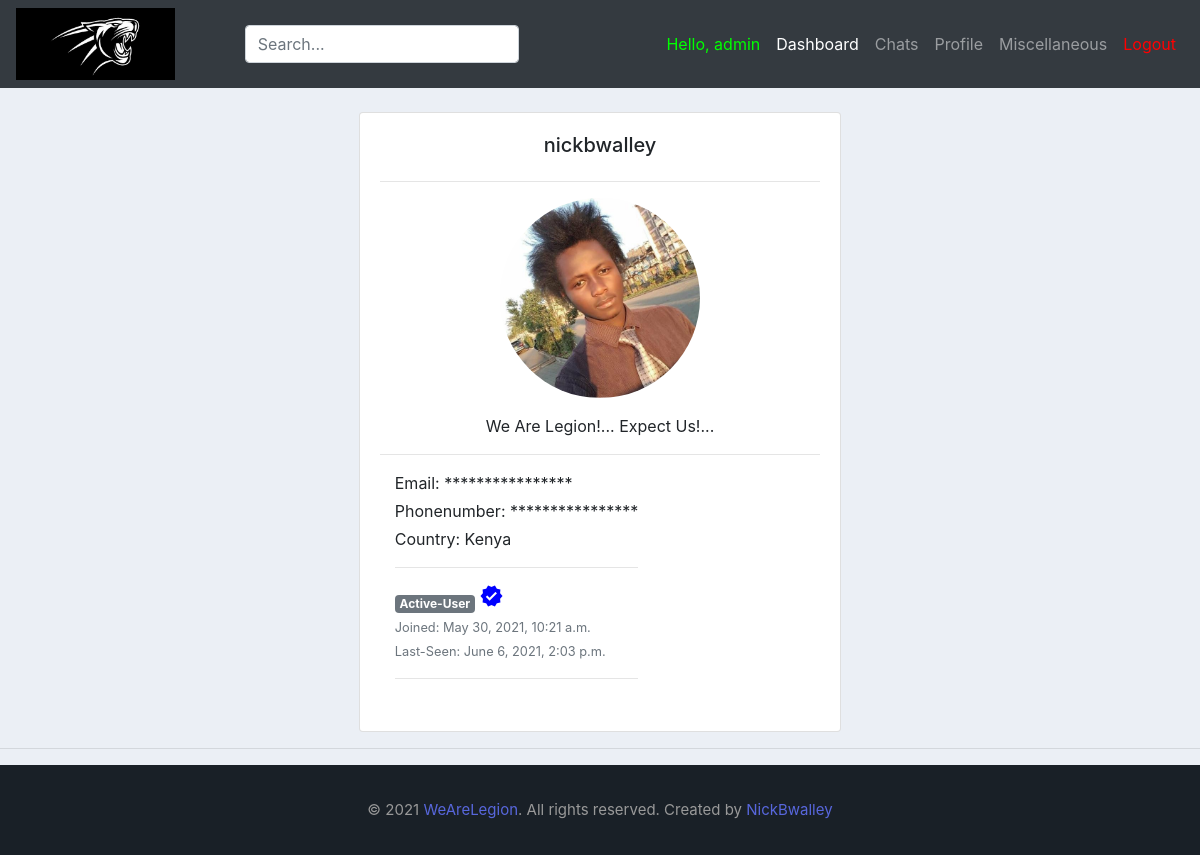
/account/2/ (signed in), run on the app's committed database.
### App1/models.py (models this page shows, shortened)
class user(AbstractBaseUser):
	alphanumeric = RegexValidator(r'^[A-Za-z0-9_.]*$', 'Only Letters, Numbers, Underscores and Periods are allowed!')
	phonenumber = RegexValidator(r'^[0-9]{10,12}$', 'Only Numerical characters are allowed! (Must be 10-12Digits)')
	username		= models.CharField(max_length=30, unique=True, validators=[alphanumeric])
	email 			= models.EmailField(verbose_name="email", max_length=60, unique=True)
	phonenumber 	= models.CharField(max_length=30, unique=True, validators=[phonenumber])
	country 		= models.ForeignKey(Country, on_delete=models.SET_NULL, blank=True, null=True)
	university 		= models.ForeignKey(University, on_delete=models.SET_NULL, null=True)
	course			= models.ForeignKey(Course, on_delete=models.SET_NULL, blank=True, null=True)
	profile_pic 	= models.ImageField(null=True, blank=True, default=get_default_profile_image, upload_to=get_profile_image_filepath)
	bio 			= models.CharField(max_length=40, default="Hey there...", blank=True, null=True)
	date_joined 	= models.DateTimeField(verbose_name='date joined', auto_now_add=True)
	last_login		= models.DateTimeField(verbose_name='last login', auto_now=True)
	hide_email		= models.BooleanField(default=True)
	hide_phonenumber= models.BooleanField(default=True)
	is_active 		= models.BooleanField(default=True)
	is_admin 		= models.BooleanField(default=False)
	is_verified  	= models.BooleanField(default=False)
	is_staff 		= models.BooleanField(default=False)
	is_superuser 	= models.BooleanField(default=False)
	USERNAME_FIELD = 'username'
	REQUIRED_FIELDS = ['email']
	objects = MyAccountManager()

class Country(models.Model):
    name = models.CharField(max_length=40)
    def __str__(self):
        return self.name

### App1/views.py (the view)
# urls.py: path('account/<int:id>/', views.account_view, name='view'),
@login_required(login_url='login') # only allows users who are logged in with correct credentials
def account_view(request, id):
	context = {}
	account = get_object_or_404(user, pk=id)
	if account:
		context['id']: account.id
		context['username']: account.username
		context['email']: account.email
		context['profile_image']: account.profile_image.url
		context['hide_email']: account.hide_email
		context['hide_phonenumber']: account.hide_phonenumber
		is_self = False
		user_id = request.user.id
		print(user_id)
		print(account.id)
		if user_id == account.id:
			is_self = True
	return render(request, "App1/other_profile.html", {'id':id, 'account':account, 'context': context})

### App1/templates/App1/other_profile.html (shortened to what this page needs)
{%  extends 'App1/main.html' %}
{% load static %}
{% block content %}
<br>
<div class="row justify-content-md-center">
    <div class="col-md-5">
        <div class="card card-body">
            <h5 style="text-align: center">{{account.username}}</h5>
            <hr>
            <img class="profile-pic" src="{{account.profile_pic.url}}" >
      <div class="mt-3 text-center">
        <p class="mb-0">{{account.bio}}</p>
      </div>
        <hr>
        <div class="col d-flex flex-column flex-sm-row justify-content-between mb-3">
          <div class="text-center text-sm-left mb-2 mb-sm-0">
            {% if request.user.id == account.id %}
            <p class="mb-1">Email: {{account.email}}</p>
            {% else %}
              {% if account.hide_email %}
              <p class="mb-1">Email: ****************</p>
              {% else %}
                <p class="mb-1">Email: {{account.email}}</p>
                {% endif %}
            {% endif %}
            {% if request.user.id == account.id %}
            <p class="mb-1">Phonenumber: {{account.phonenumber}}</p>
            {% else %}
              {% if account.hide_phonenumber %}
              <p class="mb-1">Phonenumber: ****************</p>
              {% else %}
                <p class="mb-1">Phonenumber: {{account.phonenumber}}</p>
                {% endif %}
            {% endif %}
            <p class="mb-1">Country: {{account.country}}</p>
            <hr>
            {% if account.is_admin %}
            <span class="badge badge-secondary">Administrator</span>
            {% else %}
            <span class="badge badge-secondary">Active-User</span>
            {% endif %}
            {% if account.is_verified %}
            <span class="material-icons" style="color: blue;">verified</span>
            {% endif %}
            <div class="text-muted"><small>Joined: {{account.date_joined}}</small></div>
            <div class="text-muted"><small>Last-Seen: {{account.last_login}}</small></div>
            <hr>
          </div>
        </div>
        </div>
    </div>
</div>
{% endblock %}

### App1/templates/App1/navbar.html (shortened to what this page needs)
{% load static %}
<nav class="navbar navbar-expand-lg navbar-dark bg-dark">
    <img src="{% static '/images/lionking.png'%}" id="logo" >
    <link rel="stylesheet" href="{% static '/css/main.css' %}">
    <div class="collapse navbar-collapse" id="navbarNav">
      <ul class="navbar-nav mr-auto ml-auto">
        <form class="search-bar justify-content-start" onsubmit="return executeQuery();">
            <input type="text" class="form-control" name="q" id="id_q_large" placeholder="Search...">
        </form>
      </ul>
      <ul class="navbar-nav ml-auto">
        {% if request.user.is_authenticated %}
        <li class="nav-item">
          <a class="nav-link" style="color: #00ff00;">Hello, {{request.user.username}}</a>
        </li>
        <li class="nav-item active">
          <a class="nav-link" href="{% url 'home' %}">Dashboard</a>
        </li>
        <li class="nav-item">
          <a class="nav-link" href="#">Chats</a>
        </li>
        <li class="nav-item">
          <a class="nav-link" href="{% url 'view' request.user.id %}">Profile</a>
        </li>
        {% if request.user.is_admin %}
        <li class="nav-item">
          <a class="nav-link" href="#">Miscellaneous</a>
        </li>
        {% endif %}
        <li class="nav-item">
          <a class="nav-link" href="{% url 'logout' %}" style="color: #ff0000;">Logout</a>
        </li>
      </ul>
        {% endif %}
    </div>
  </nav>

### static/css/main.css (style rules this page uses)
#logo { height: auto; width: auto; max-height: 72px; max-width: 250px; }
body { background-color: #ebeff5; }

### App1/templates/App1/other_profile.html (style rules this page uses)
.profile-pic { max-width: 200px; max-height:200px; margin: 0 auto; border-radius: 50%; }

### data on the page
user: user.username "admin"
user: username "nickbwalley", profile_pic (picture), bio "We Are Legion!... Expect Us!...", country "Kenya", date_joined "May 30, 2021, 10:21 a.m.", last_login "June 6, 2021, 2:03 p.m."
